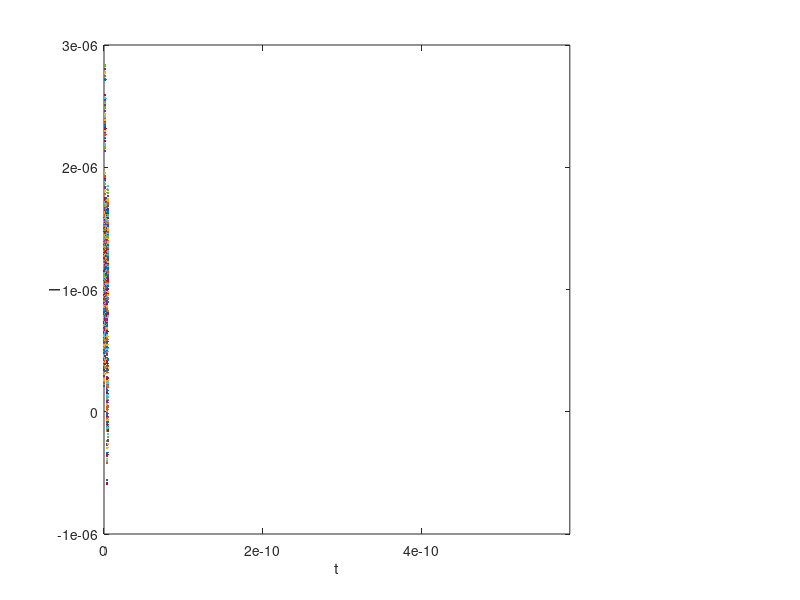
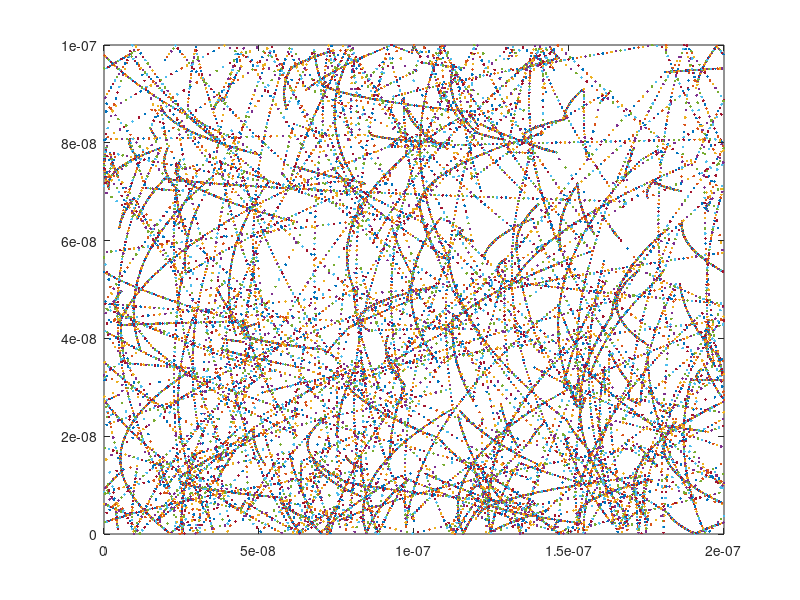
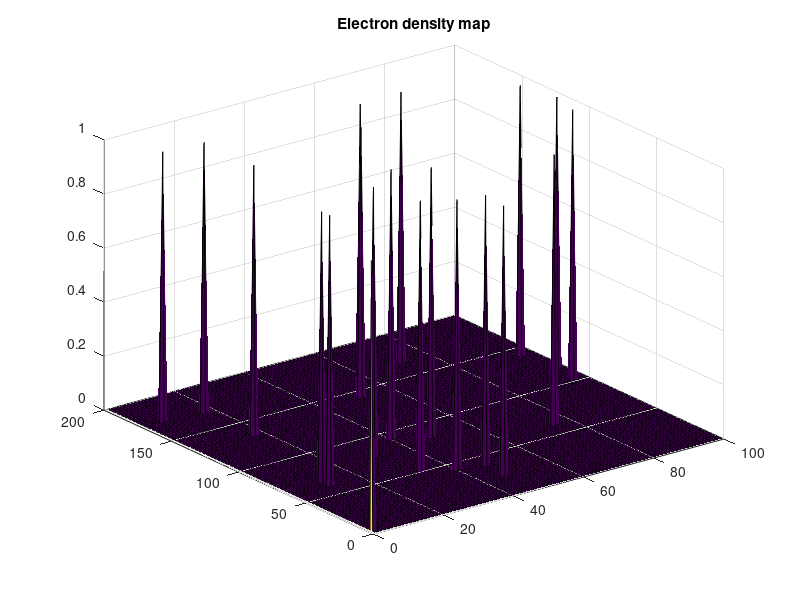
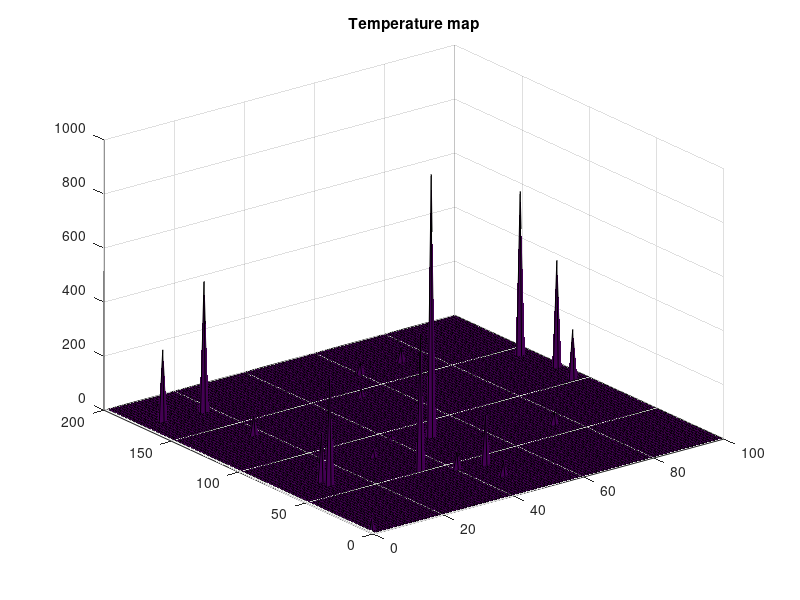

MATLAB code to generate these figures, in order:
clear;
clc;

T = 300;
m0=9.11*10^-31; %in kg
mn=0.26*m0;
kB=1.38*10^-23;
vth=sqrt(2*kB*T/mn);%thermal velocity
deltaV=0.1;
W=1*10^-7;
L=2*10^-7;
E=deltaV/L; %Question 1 (a)
q=1.6*10^-19;
F=q*E; %Question 1 (b)
a=F/mn; %Question 1 (c)
N=20; %number of particles
deltaT=5*10^-15;
tTotal=1000*deltaT;
tmn=0.2*10^-12;
n=10^15;%electron concentration 

%Initial velocity 
vx=zeros(1,N);
vy=zeros(1,N);

%Initial position of each particles
xPos=zeros(1,N);
yPos=zeros(1,N);

for i = 1:N
    x=rand*L;
    y=rand*W;
    xPos(i)=xPos(i)+x;
    yPos(i)=yPos(i)+y;
    vx(i) = vth/sqrt(2)*randn;
    vy(i) = vth/sqrt(2)*randn; 
end


for t = 0 : deltaT : tTotal 
    for i=1:N
        P = 1-exp(-deltaT/tmn);
        if P > rand()
            vx(i) = vth/sqrt(2)*randn;
            vy(i) = vth/sqrt(2)*randn;
        end
    end
   
    deltaPx = vx*deltaT+(1/2)*a*deltaT^2;
    deltaPy = vy*deltaT;
    for i=1:N
        if yPos(i)+deltaPy(i)>W||yPos(i)+deltaPy(i)<0
            vy(i)=-vy(i);
            deltaPy(i)=vy(i)*deltaT;
        end
        
    end
    
    xPos=xPos+deltaPx;
    yPos=yPos+deltaPy;
    vxAvg=mean(vx);
    j=n*q*vxAvg;
    I=j*W
    figure(1);
    plot(t,I,'.');
    xlim([0 tTotal]);
    xlabel('t');
    ylabel('I');
    hold on;
    
    %Periodic boundary condition in x direction
    Ix=xPos>L;
    xPos(Ix)=xPos(Ix)-L;
    Ix=xPos<0;
    xPos(Ix)=xPos(Ix)+L;
    
    figure(2);
    plot(xPos,yPos,'.');
    hold on;
    xlim([0 L]);
    ylim([0 W]);

    KEsum=0;
    for i = 1:N
         v_Squared = vx(i)^2+vy(i)^2;
         KEsum = KEsum + (1/2)*mn*v_Squared;
    end
    KEavg = KEsum /N; 
    T=KEavg/kB;
    
    pause(0.001);
    vx=vx+a*deltaT;

end

%Part3 question c: electron density map 
P=zeros(200,100);
xPos = xPos.*10^9;
yPos = yPos.*10^9;
for i=1:N
    for j = 1:200
        for k = 1:100
            if xPos(i) > j && xPos(i)< (j+1) && yPos(i)>k && yPos(i)<(k+1)
                P(j,k) = P(j,k)+1;
            end
        end
    end
end
figure(3);
surf(P);
title('Electron density map');

%Part3 question d: temperature map 
Temp=zeros(200,100);
xPos = xPos;
yPos = yPos;
for i=1:N
    for j = 1:200
        for k = 1:100
            if xPos(i) > j && xPos(i)< (j+1) && yPos(i)>k && yPos(i)<(k+1)
                v_Squared = vx(i)^2+vy(i)^2;
                T = (1/2)*mn*v_Squared/kB;
                Temp(j,k) = Temp(j,k)+T; 
            end
        end
    end
    KE=0;
end
figure(4); 
surf(Temp);
title('Temperature map');          
hold off;


